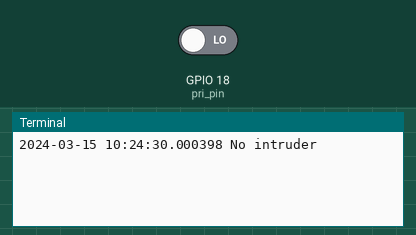
The program below on a simulated Raspberry Pi (BCM pin numbers). Parts: the last lines printed to the terminal. The test bench sets the inputs (shaded band); at power-on: GPIO 18 (pri_pin) LOW. The clock reads 2024-03-15 10:24:30 at power-on unless the program sets it.

Above: at 1.2 s.
1.3 s: GPIO 18 (pri_pin) driven HIGH
At 2.7 s:
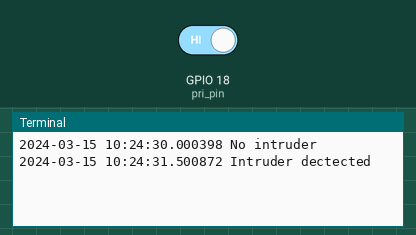
3.0 s: GPIO 18 (pri_pin) driven LOW
At 4.1 s:
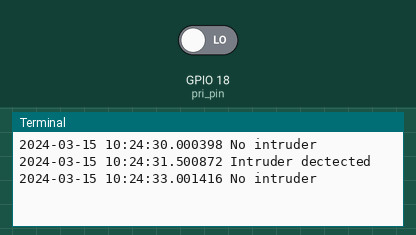

The program:

10pir_motion.py
```python
import RPi.GPIO as GPIO
import time
from datetime import datetime

pri_pin = 18
try:
    GPIO.setmode(GPIO.BCM)
    GPIO.setup(pri_pin, GPIO.IN)
    val = -1
    while True:
        read = GPIO.input(pri_pin)
        if val != read:
            val = read
            if val== 0:
                print(str(datetime.now()), "No intruder")
            elif val == 1:
                print(str(datetime.now()), "Intruder dectected")
        time.sleep(0.5)
finally:
    print('clean up')
    GPIO.cleanup()
```

Measured:
- after the input at 1.3 s, the terminal: prints a new line after 0.20 s (image 1)
- after the input at 3.0 s, the terminal: prints a new line at once (image 2)
